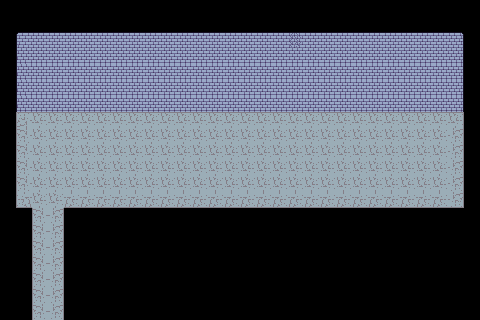

This is a level from a 2D game, rendered from its Tiled map with the project's own tilesets. A one-line summary and the complete map file follow:
An orthogonal 30x20 tile map with 16x16 px tiles, 1 tile layer (Tile Layer 1).

<map version="1.10" tiledversion="1.11.2" orientation="orthogonal" renderorder="right-down" width="30" height="20" tilewidth="16" tileheight="16" infinite="0" nextlayerid="2" nextobjectid="1">
 <editorsettings>
  <export target="../maps/2.tmj" format="json" />
 </editorsettings>
 <tileset firstgid="1" source="../Dreamscaper.tsx" />
 <layer id="1" name="Tile Layer 1" width="30" height="20">
  <data encoding="csv">
1,1,1,1,1,1,1,1,1,1,1,1,1,1,1,1,1,1,1,1,1,1,1,1,1,1,1,1,1,1,
1,1,1,1,1,1,1,1,1,1,1,1,1,1,1,1,1,1,1,1,1,1,1,1,1,1,1,1,1,1,
1,11,22,22,22,22,22,22,22,22,22,22,22,22,22,22,22,22,17,22,22,22,22,22,22,22,22,22,12,1,
1,13,14,14,14,14,14,14,14,14,14,14,14,14,14,14,14,14,14,14,14,14,14,14,14,14,14,14,15,1,
1,13,14,14,14,14,14,14,14,14,14,14,14,14,14,14,14,14,14,14,14,14,14,14,14,14,14,14,15,1,
1,13,14,14,14,14,14,14,14,14,14,14,14,14,14,14,14,14,14,14,14,14,14,14,14,14,14,14,15,1,
1,13,14,14,14,14,14,14,14,14,14,14,14,14,14,14,14,14,14,14,14,14,14,14,14,14,14,14,15,1,
1,3,6,6,6,6,6,6,6,6,6,6,6,6,6,6,6,6,6,6,6,6,6,6,6,6,6,6,4,1,
1,10,8,8,8,8,8,8,8,8,8,8,8,8,8,8,8,8,8,8,8,8,8,8,8,8,8,8,9,1,
1,10,8,8,8,8,8,8,8,8,8,8,8,8,8,8,8,8,8,8,8,8,8,8,8,8,8,8,9,1,
1,10,8,8,8,8,8,8,8,8,8,8,8,8,8,8,8,8,8,8,8,8,8,8,8,8,8,8,9,1,
1,10,8,8,8,8,8,8,8,8,8,8,8,8,8,8,8,8,8,8,8,8,8,8,8,8,8,8,9,1,
1,2,8,8,7,7,7,7,7,7,7,7,7,7,7,7,7,7,7,7,7,7,7,7,7,7,7,7,5,1,
1,1,10,9,1,1,1,1,1,1,1,1,1,1,1,1,1,1,1,1,1,1,1,1,1,1,1,1,1,1,
1,1,10,9,1,1,1,1,1,1,1,1,1,1,1,1,1,1,1,1,1,1,1,1,1,1,1,1,1,1,
1,1,10,9,1,1,1,1,1,1,1,1,1,1,1,1,1,1,1,1,1,1,1,1,1,1,1,1,1,1,
1,1,10,9,1,1,1,1,1,1,1,1,1,1,1,1,1,1,1,1,1,1,1,1,1,1,1,1,1,1,
1,1,10,9,1,1,1,1,1,1,1,1,1,1,1,1,1,1,1,1,1,1,1,1,1,1,1,1,1,1,
1,1,10,9,1,1,1,1,1,1,1,1,1,1,1,1,1,1,1,1,1,1,1,1,1,1,1,1,1,1,
1,1,10,9,1,1,1,1,1,1,1,1,1,1,1,1,1,1,1,1,1,1,1,1,1,1,1,1,1,1
</data>
 </layer>
</map>
